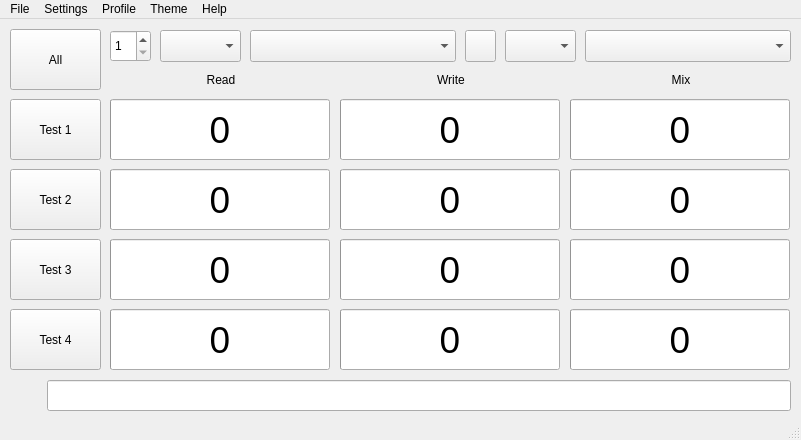
<?xml version="1.0" encoding="UTF-8"?>
<ui version="4.0">
 <class>MainWindow</class>
 <widget class="QMainWindow" name="MainWindow">
  <property name="geometry">
   <rect>
    <x>0</x>
    <y>0</y>
    <width>801</width>
    <height>440</height>
   </rect>
  </property>
  <property name="windowTitle">
   <string notr="true">KDiskMark</string>
  </property>
  <property name="locale">
   <locale language="English" country="UnitedStates"/>
  </property>
  <widget class="QWidget" name="centralwidget">
   <widget class="QPushButton" name="pushButton_All">
    <property name="geometry">
     <rect>
      <x>10</x>
      <y>10</y>
      <width>91</width>
      <height>61</height>
     </rect>
    </property>
    <property name="text">
     <string>All</string>
    </property>
   </widget>
   <widget class="QWidget" name="commentLayoutWidget">
    <property name="geometry">
     <rect>
      <x>10</x>
      <y>360</y>
      <width>781</width>
      <height>33</height>
     </rect>
    </property>
    <layout class="QHBoxLayout" name="commentLayout">
     <item>
      <widget class="QLabel" name="extraIcon">
       <property name="sizePolicy">
        <sizepolicy hsizetype="Preferred" vsizetype="Preferred">
         <horstretch>0</horstretch>
         <verstretch>0</verstretch>
        </sizepolicy>
       </property>
       <property name="minimumSize">
        <size>
         <width>31</width>
         <height>16</height>
        </size>
       </property>
       <property name="maximumSize">
        <size>
         <width>31</width>
         <height>16</height>
        </size>
       </property>
       <property name="text">
        <string/>
       </property>
       <property name="alignment">
        <set>Qt::AlignmentFlag::AlignCenter</set>
       </property>
      </widget>
     </item>
     <item>
      <widget class="QLineEdit" name="deviceModel">
       <property name="minimumSize">
        <size>
         <width>0</width>
         <height>31</height>
        </size>
       </property>
       <property name="font">
        <font>
         <pointsize>9</pointsize>
        </font>
       </property>
       <property name="text">
        <string notr="true"/>
       </property>
      </widget>
     </item>
    </layout>
   </widget>
   <widget class="QWidget" name="targetLayoutWidget">
    <property name="geometry">
     <rect>
      <x>110</x>
      <y>10</y>
      <width>681</width>
      <height>34</height>
     </rect>
    </property>
    <layout class="QHBoxLayout" name="targetLayout">
     <property name="spacing">
      <number>9</number>
     </property>
     <item>
      <widget class="QSpinBox" name="loopsCount">
       <property name="enabled">
        <bool>true</bool>
       </property>
       <property name="minimumSize">
        <size>
         <width>0</width>
         <height>32</height>
        </size>
       </property>
       <property name="maximumSize">
        <size>
         <width>41</width>
         <height>16777215</height>
        </size>
       </property>
       <property name="readOnly">
        <bool>false</bool>
       </property>
       <property name="accelerated">
        <bool>false</bool>
       </property>
       <property name="minimum">
        <number>1</number>
       </property>
       <property name="maximum">
        <number>9</number>
       </property>
      </widget>
     </item>
     <item>
      <widget class="QComboBox" name="comboBox_fileSize">
       <property name="enabled">
        <bool>true</bool>
       </property>
       <property name="minimumSize">
        <size>
         <width>0</width>
         <height>32</height>
        </size>
       </property>
       <property name="maximumSize">
        <size>
         <width>81</width>
         <height>16777215</height>
        </size>
       </property>
      </widget>
     </item>
     <item>
      <widget class="QComboBox" name="comboBox_Storages">
       <property name="enabled">
        <bool>true</bool>
       </property>
       <property name="minimumSize">
        <size>
         <width>0</width>
         <height>32</height>
        </size>
       </property>
       <property name="editable">
        <bool>false</bool>
       </property>
       <property name="currentText">
        <string notr="true"/>
       </property>
      </widget>
     </item>
     <item>
      <widget class="QPushButton" name="refreshStoragesButton">
       <property name="minimumSize">
        <size>
         <width>0</width>
         <height>32</height>
        </size>
       </property>
       <property name="maximumSize">
        <size>
         <width>31</width>
         <height>16777215</height>
        </size>
       </property>
       <property name="text">
        <string/>
       </property>
       <property name="icon">
        <iconset theme="view-refresh"/>
       </property>
      </widget>
     </item>
     <item>
      <widget class="QComboBox" name="comboBox_ComparisonUnit">
       <property name="enabled">
        <bool>true</bool>
       </property>
       <property name="minimumSize">
        <size>
         <width>0</width>
         <height>32</height>
        </size>
       </property>
       <property name="maximumSize">
        <size>
         <width>71</width>
         <height>16777215</height>
        </size>
       </property>
       <property name="currentText">
        <string/>
       </property>
       <property name="currentIndex">
        <number>-1</number>
       </property>
       <item>
        <property name="text">
         <string>MB/s</string>
        </property>
       </item>
       <item>
        <property name="text">
         <string>GB/s</string>
        </property>
       </item>
       <item>
        <property name="text">
         <string>IOPS</string>
        </property>
       </item>
       <item>
        <property name="text">
         <string>μs</string>
        </property>
       </item>
      </widget>
     </item>
     <item>
      <widget class="QComboBox" name="comboBox_MixRatio">
       <property name="minimumSize">
        <size>
         <width>0</width>
         <height>32</height>
        </size>
       </property>
      </widget>
     </item>
    </layout>
   </widget>
   <widget class="QStackedWidget" name="stackedWidget">
    <property name="geometry">
     <rect>
      <x>10</x>
      <y>10</y>
      <width>781</width>
      <height>341</height>
     </rect>
    </property>
    <property name="currentIndex">
     <number>0</number>
    </property>
    <widget class="QWidget" name="page">
     <widget class="QPushButton" name="pushButton_Test_1">
      <property name="geometry">
       <rect>
        <x>0</x>
        <y>70</y>
        <width>91</width>
        <height>61</height>
       </rect>
      </property>
      <property name="text">
       <string notr="true">Test 1</string>
      </property>
     </widget>
     <widget class="QPushButton" name="pushButton_Test_3">
      <property name="geometry">
       <rect>
        <x>0</x>
        <y>210</y>
        <width>91</width>
        <height>61</height>
       </rect>
      </property>
      <property name="text">
       <string notr="true">Test 3</string>
      </property>
     </widget>
     <widget class="QPushButton" name="pushButton_Test_4">
      <property name="geometry">
       <rect>
        <x>0</x>
        <y>280</y>
        <width>91</width>
        <height>61</height>
       </rect>
      </property>
      <property name="text">
       <string notr="true">Test 4</string>
      </property>
     </widget>
     <widget class="QPushButton" name="pushButton_Test_2">
      <property name="geometry">
       <rect>
        <x>0</x>
        <y>140</y>
        <width>91</width>
        <height>61</height>
       </rect>
      </property>
      <property name="text">
       <string notr="true">Test 2</string>
      </property>
     </widget>
     <widget class="QWidget" name="readWidget" native="true">
      <property name="geometry">
       <rect>
        <x>100</x>
        <y>38</y>
        <width>222</width>
        <height>303</height>
       </rect>
      </property>
      <layout class="QVBoxLayout" name="readLayout">
       <property name="spacing">
        <number>9</number>
       </property>
       <property name="leftMargin">
        <number>0</number>
       </property>
       <property name="topMargin">
        <number>2</number>
       </property>
       <property name="rightMargin">
        <number>0</number>
       </property>
       <property name="bottomMargin">
        <number>0</number>
       </property>
       <item>
        <widget class="QLabel" name="label_Read">
         <property name="minimumSize">
          <size>
           <width>0</width>
           <height>20</height>
          </size>
         </property>
         <property name="text">
          <string>Read</string>
         </property>
         <property name="alignment">
          <set>Qt::AlignmentFlag::AlignCenter</set>
         </property>
        </widget>
       </item>
       <item>
        <widget class="QProgressBar" name="readBar_1">
         <property name="minimumSize">
          <size>
           <width>220</width>
           <height>61</height>
          </size>
         </property>
         <property name="maximumSize">
          <size>
           <width>220</width>
           <height>16777215</height>
          </size>
         </property>
         <property name="font">
          <font>
           <pointsize>28</pointsize>
          </font>
         </property>
         <property name="styleSheet">
          <string notr="true"/>
         </property>
         <property name="maximum">
          <number>100</number>
         </property>
         <property name="value">
          <number>0</number>
         </property>
         <property name="format">
          <string notr="true">%v</string>
         </property>
        </widget>
       </item>
       <item>
        <widget class="QProgressBar" name="readBar_2">
         <property name="minimumSize">
          <size>
           <width>220</width>
           <height>61</height>
          </size>
         </property>
         <property name="maximumSize">
          <size>
           <width>220</width>
           <height>16777215</height>
          </size>
         </property>
         <property name="font">
          <font>
           <pointsize>28</pointsize>
          </font>
         </property>
         <property name="styleSheet">
          <string notr="true"/>
         </property>
         <property name="maximum">
          <number>100</number>
         </property>
         <property name="value">
          <number>0</number>
         </property>
         <property name="format">
          <string notr="true">%v</string>
         </property>
        </widget>
       </item>
       <item>
        <widget class="QProgressBar" name="readBar_3">
         <property name="minimumSize">
          <size>
           <width>220</width>
           <height>61</height>
          </size>
         </property>
         <property name="maximumSize">
          <size>
           <width>220</width>
           <height>16777215</height>
          </size>
         </property>
         <property name="font">
          <font>
           <pointsize>28</pointsize>
          </font>
         </property>
         <property name="maximum">
          <number>100</number>
         </property>
         <property name="value">
          <number>0</number>
         </property>
         <property name="format">
          <string notr="true">%v</string>
         </property>
        </widget>
       </item>
       <item>
        <widget class="QProgressBar" name="readBar_4">
         <property name="minimumSize">
          <size>
           <width>220</width>
           <height>61</height>
          </size>
         </property>
         <property name="maximumSize">
          <size>
           <width>220</width>
           <height>16777215</height>
          </size>
         </property>
         <property name="font">
          <font>
           <pointsize>28</pointsize>
          </font>
         </property>
         <property name="maximum">
          <number>100</number>
         </property>
         <property name="value">
          <number>0</number>
         </property>
         <property name="format">
          <string notr="true">%v</string>
         </property>
        </widget>
       </item>
      </layout>
     </widget>
     <widget class="QWidget" name="writeWidget" native="true">
      <property name="geometry">
       <rect>
        <x>330</x>
        <y>38</y>
        <width>222</width>
        <height>303</height>
       </rect>
      </property>
      <layout class="QVBoxLayout" name="writeLayout">
       <property name="spacing">
        <number>9</number>
       </property>
       <property name="leftMargin">
        <number>0</number>
       </property>
       <property name="topMargin">
        <number>2</number>
       </property>
       <property name="rightMargin">
        <number>0</number>
       </property>
       <property name="bottomMargin">
        <number>0</number>
       </property>
       <item>
        <widget class="QLabel" name="label_Write">
         <property name="minimumSize">
          <size>
           <width>0</width>
           <height>20</height>
          </size>
         </property>
         <property name="text">
          <string>Write</string>
         </property>
         <property name="alignment">
          <set>Qt::AlignmentFlag::AlignCenter</set>
         </property>
        </widget>
       </item>
       <item>
        <widget class="QProgressBar" name="writeBar_1">
         <property name="minimumSize">
          <size>
           <width>220</width>
           <height>61</height>
          </size>
         </property>
         <property name="maximumSize">
          <size>
           <width>220</width>
           <height>16777215</height>
          </size>
         </property>
         <property name="font">
          <font>
           <pointsize>28</pointsize>
          </font>
         </property>
         <property name="maximum">
          <number>100</number>
         </property>
         <property name="value">
          <number>0</number>
         </property>
         <property name="format">
          <string notr="true">%v</string>
         </property>
        </widget>
       </item>
       <item>
        <widget class="QProgressBar" name="writeBar_2">
         <property name="minimumSize">
          <size>
           <width>220</width>
           <height>61</height>
          </size>
         </property>
         <property name="maximumSize">
          <size>
           <width>220</width>
           <height>16777215</height>
          </size>
         </property>
         <property name="font">
          <font>
           <pointsize>28</pointsize>
          </font>
         </property>
         <property name="styleSheet">
          <string notr="true"/>
         </property>
         <property name="maximum">
          <number>100</number>
         </property>
         <property name="value">
          <number>0</number>
         </property>
         <property name="format">
          <string notr="true">%v</string>
         </property>
        </widget>
       </item>
       <item>
        <widget class="QProgressBar" name="writeBar_3">
         <property name="minimumSize">
          <size>
           <width>220</width>
           <height>61</height>
          </size>
         </property>
         <property name="maximumSize">
          <size>
           <width>220</width>
           <height>16777215</height>
          </size>
         </property>
         <property name="font">
          <font>
           <pointsize>28</pointsize>
          </font>
         </property>
         <property name="maximum">
          <number>100</number>
         </property>
         <property name="value">
          <number>0</number>
         </property>
         <property name="format">
          <string notr="true">%v</string>
         </property>
        </widget>
       </item>
       <item>
        <widget class="QProgressBar" name="writeBar_4">
         <property name="minimumSize">
          <size>
           <width>220</width>
           <height>61</height>
          </size>
         </property>
         <property name="maximumSize">
          <size>
           <width>220</width>
           <height>16777215</height>
          </size>
         </property>
         <property name="font">
          <font>
           <pointsize>28</pointsize>
          </font>
         </property>
         <property name="maximum">
          <number>100</number>
         </property>
         <property name="value">
          <number>0</number>
         </property>
         <property name="format">
          <string notr="true">%v</string>
         </property>
        </widget>
       </item>
      </layout>
     </widget>
     <widget class="QWidget" name="mixWidget" native="true">
      <property name="geometry">
       <rect>
        <x>560</x>
        <y>38</y>
        <width>222</width>
        <height>303</height>
       </rect>
      </property>
      <layout class="QVBoxLayout" name="mixLayout">
       <property name="spacing">
        <number>9</number>
       </property>
       <property name="leftMargin">
        <number>0</number>
       </property>
       <property name="topMargin">
        <number>2</number>
       </property>
       <property name="rightMargin">
        <number>0</number>
       </property>
       <property name="bottomMargin">
        <number>0</number>
       </property>
       <item>
        <widget class="QLabel" name="label_Mix">
         <property name="minimumSize">
          <size>
           <width>0</width>
           <height>20</height>
          </size>
         </property>
         <property name="text">
          <string>Mix</string>
         </property>
         <property name="alignment">
          <set>Qt::AlignmentFlag::AlignCenter</set>
         </property>
        </widget>
       </item>
       <item>
        <widget class="QProgressBar" name="mixBar_1">
         <property name="minimumSize">
          <size>
           <width>220</width>
           <height>61</height>
          </size>
         </property>
         <property name="maximumSize">
          <size>
           <width>220</width>
           <height>16777215</height>
          </size>
         </property>
         <property name="font">
          <font>
           <pointsize>28</pointsize>
          </font>
         </property>
         <property name="maximum">
          <number>100</number>
         </property>
         <property name="value">
          <number>0</number>
         </property>
         <property name="format">
          <string notr="true">%v</string>
         </property>
        </widget>
       </item>
       <item>
        <widget class="QProgressBar" name="mixBar_2">
         <property name="minimumSize">
          <size>
           <width>220</width>
           <height>61</height>
          </size>
         </property>
         <property name="maximumSize">
          <size>
           <width>220</width>
           <height>16777215</height>
          </size>
         </property>
         <property name="font">
          <font>
           <pointsize>28</pointsize>
          </font>
         </property>
         <property name="maximum">
          <number>100</number>
         </property>
         <property name="value">
          <number>0</number>
         </property>
         <property name="format">
          <string notr="true">%v</string>
         </property>
        </widget>
       </item>
       <item>
        <widget class="QProgressBar" name="mixBar_3">
         <property name="minimumSize">
          <size>
           <width>220</width>
           <height>61</height>
          </size>
         </property>
         <property name="maximumSize">
          <size>
           <width>220</width>
           <height>16777215</height>
          </size>
         </property>
         <property name="font">
          <font>
           <pointsize>28</pointsize>
          </font>
         </property>
         <property name="maximum">
          <number>100</number>
         </property>
         <property name="value">
          <number>0</number>
         </property>
         <property name="format">
          <string notr="true">%v</string>
         </property>
        </widget>
       </item>
       <item>
        <widget class="QProgressBar" name="mixBar_4">
         <property name="minimumSize">
          <size>
           <width>220</width>
           <height>61</height>
          </size>
         </property>
         <property name="maximumSize">
          <size>
           <width>220</width>
           <height>16777215</height>
          </size>
         </property>
         <property name="font">
          <font>
           <pointsize>28</pointsize>
          </font>
         </property>
         <property name="maximum">
          <number>100</number>
         </property>
         <property name="value">
          <number>0</number>
         </property>
         <property name="format">
          <string notr="true">%v</string>
         </property>
        </widget>
       </item>
      </layout>
     </widget>
    </widget>
    <widget class="QWidget" name="page_2">
     <widget class="QLabel" name="label_Demo">
      <property name="geometry">
       <rect>
        <x>0</x>
        <y>40</y>
        <width>551</width>
        <height>21</height>
       </rect>
      </property>
      <property name="minimumSize">
       <size>
        <width>0</width>
        <height>20</height>
       </size>
      </property>
      <property name="text">
       <string notr="true">Test 1</string>
      </property>
      <property name="alignment">
       <set>Qt::AlignmentFlag::AlignCenter</set>
      </property>
     </widget>
     <widget class="QProgressBar" name="readBar_Demo">
      <property name="geometry">
       <rect>
        <x>0</x>
        <y>70</y>
        <width>271</width>
        <height>271</height>
       </rect>
      </property>
      <property name="minimumSize">
       <size>
        <width>271</width>
        <height>61</height>
       </size>
      </property>
      <property name="maximumSize">
       <size>
        <width>16777215</width>
        <height>16777215</height>
       </size>
      </property>
      <property name="font">
       <font>
        <pointsize>28</pointsize>
       </font>
      </property>
      <property name="maximum">
       <number>100</number>
      </property>
      <property name="value">
       <number>0</number>
      </property>
      <property name="format">
       <string notr="true">%v</string>
      </property>
      <property name="Demo" stdset="0">
       <bool>true</bool>
      </property>
     </widget>
     <widget class="QProgressBar" name="writeBar_Demo">
      <property name="geometry">
       <rect>
        <x>279</x>
        <y>70</y>
        <width>271</width>
        <height>271</height>
       </rect>
      </property>
      <property name="minimumSize">
       <size>
        <width>271</width>
        <height>61</height>
       </size>
      </property>
      <property name="maximumSize">
       <size>
        <width>16777215</width>
        <height>16777215</height>
       </size>
      </property>
      <property name="font">
       <font>
        <pointsize>28</pointsize>
       </font>
      </property>
      <property name="maximum">
       <number>100</number>
      </property>
      <property name="value">
       <number>0</number>
      </property>
      <property name="format">
       <string notr="true">%v</string>
      </property>
      <property name="Demo" stdset="0">
       <bool>true</bool>
      </property>
     </widget>
     <widget class="QLabel" name="label_Read_2">
      <property name="geometry">
       <rect>
        <x>10</x>
        <y>80</y>
        <width>251</width>
        <height>21</height>
       </rect>
      </property>
      <property name="minimumSize">
       <size>
        <width>0</width>
        <height>20</height>
       </size>
      </property>
      <property name="text">
       <string>Read</string>
      </property>
     </widget>
     <widget class="QLabel" name="label_Write_2">
      <property name="geometry">
       <rect>
        <x>290</x>
        <y>80</y>
        <width>251</width>
        <height>21</height>
       </rect>
      </property>
      <property name="minimumSize">
       <size>
        <width>0</width>
        <height>20</height>
       </size>
      </property>
      <property name="text">
       <string>Write</string>
      </property>
     </widget>
     <widget class="QLabel" name="label_Unit_Write_Demo">
      <property name="geometry">
       <rect>
        <x>290</x>
        <y>310</y>
        <width>251</width>
        <height>21</height>
       </rect>
      </property>
      <property name="minimumSize">
       <size>
        <width>0</width>
        <height>20</height>
       </size>
      </property>
      <property name="text">
       <string notr="true">Write Unit</string>
      </property>
      <property name="alignment">
       <set>Qt::AlignmentFlag::AlignRight|Qt::AlignmentFlag::AlignTrailing|Qt::AlignmentFlag::AlignVCenter</set>
      </property>
     </widget>
     <widget class="QLabel" name="label_Unit_Read_Demo">
      <property name="geometry">
       <rect>
        <x>10</x>
        <y>310</y>
        <width>251</width>
        <height>21</height>
       </rect>
      </property>
      <property name="minimumSize">
       <size>
        <width>0</width>
        <height>20</height>
       </size>
      </property>
      <property name="text">
       <string notr="true">Read Unit</string>
      </property>
      <property name="alignment">
       <set>Qt::AlignmentFlag::AlignRight|Qt::AlignmentFlag::AlignTrailing|Qt::AlignmentFlag::AlignVCenter</set>
      </property>
     </widget>
    </widget>
   </widget>
   <zorder>stackedWidget</zorder>
   <zorder>pushButton_All</zorder>
   <zorder>commentLayoutWidget</zorder>
   <zorder>targetLayoutWidget</zorder>
  </widget>
  <widget class="QMenuBar" name="menubar">
   <property name="geometry">
    <rect>
     <x>0</x>
     <y>0</y>
     <width>801</width>
     <height>23</height>
    </rect>
   </property>
   <widget class="QMenu" name="menuFile">
    <property name="title">
     <string>File</string>
    </property>
    <addaction name="actionCopy"/>
    <addaction name="actionSave"/>
    <addaction name="actionExit"/>
   </widget>
   <widget class="QMenu" name="menuSettings">
    <property name="title">
     <string>Settings</string>
    </property>
    <widget class="QMenu" name="menuTest_Data">
     <property name="title">
      <string>Test Data</string>
     </property>
     <addaction name="actionTestData_Random"/>
     <addaction name="actionTestData_Zeros"/>
     <addaction name="separator"/>
     <addaction name="actionTestData_Continuous"/>
    </widget>
    <addaction name="menuTest_Data"/>
    <addaction name="separator"/>
    <addaction name="actionPreset_Standard"/>
    <addaction name="actionPreset_NVMe_SSD"/>
    <addaction name="separator"/>
    <addaction name="actionQueues_Threads"/>
    <addaction name="separator"/>
    <widget class="QMenu" name="menuIOEngines">
     <property name="title">
      <string>I/O Engine</string>
     </property>
    </widget>
    <addaction name="menuIOEngines"/>
    <addaction name="actionUse_O_DIRECT"/>
    <addaction name="actionFlush_Pagecache"/>
    <addaction name="actionCoW_detection"/>
   </widget>
   <widget class="QMenu" name="menuProfile">
    <property name="title">
     <string>Profile</string>
    </property>
    <addaction name="actionDefault"/>
    <addaction name="actionPeak_Performance"/>
    <addaction name="actionReal_World_Performance"/>
    <addaction name="actionDemo"/>
    <addaction name="actionDefault_Mix"/>
    <addaction name="actionPeak_Performance_Mix"/>
    <addaction name="actionReal_World_Performance_Mix"/>
    <addaction name="separator"/>
    <addaction name="actionRead_Write_Mix"/>
    <addaction name="actionRead_Mix"/>
    <addaction name="actionWrite_Mix"/>
   </widget>
   <widget class="QMenu" name="menuHelp">
    <property name="title">
     <string>Help</string>
    </property>
    <widget class="QMenu" name="menuLanguage">
     <property name="title">
      <string>Language</string>
     </property>
    </widget>
    <addaction name="actionAbout"/>
    <addaction name="menuLanguage"/>
   </widget>
   <widget class="QMenu" name="menuTheme">
    <property name="title">
     <string>Theme</string>
    </property>
    <addaction name="actionTheme_Use_Fusion"/>
    <addaction name="actionTheme_Stylesheet_Light"/>
    <addaction name="actionTheme_Stylesheet_Dark"/>
    <addaction name="actionTheme_Do_not_apply"/>
   </widget>
   <addaction name="menuFile"/>
   <addaction name="menuSettings"/>
   <addaction name="menuProfile"/>
   <addaction name="menuTheme"/>
   <addaction name="menuHelp"/>
  </widget>
  <widget class="QStatusBar" name="statusbar"/>
  <action name="actionAbout">
   <property name="text">
    <string>About KDiskMark</string>
   </property>
  </action>
  <action name="actionQueues_Threads">
   <property name="text">
    <string>Queues &amp;&amp; Threads</string>
   </property>
  </action>
  <action name="actionCopy">
   <property name="text">
    <string>Copy</string>
   </property>
  </action>
  <action name="actionSave">
   <property name="text">
    <string>Save</string>
   </property>
  </action>
  <action name="actionExit">
   <property name="text">
    <string>Exit</string>
   </property>
  </action>
  <action name="actionDefault">
   <property name="checkable">
    <bool>true</bool>
   </property>
   <property name="checked">
    <bool>true</bool>
   </property>
   <property name="text">
    <string>Default</string>
   </property>
  </action>
  <action name="actionPeak_Performance">
   <property name="checkable">
    <bool>true</bool>
   </property>
   <property name="text">
    <string>Peak Performance</string>
   </property>
  </action>
  <action name="actionReal_World_Performance">
   <property name="checkable">
    <bool>true</bool>
   </property>
   <property name="text">
    <string>Real World Performance</string>
   </property>
  </action>
  <action name="actionDefault_Mix">
   <property name="checkable">
    <bool>true</bool>
   </property>
   <property name="text">
    <string>Default [+Mix]</string>
   </property>
  </action>
  <action name="actionPeak_Performance_Mix">
   <property name="checkable">
    <bool>true</bool>
   </property>
   <property name="text">
    <string>Peak Performance [+Mix]</string>
   </property>
  </action>
  <action name="actionReal_World_Performance_Mix">
   <property name="checkable">
    <bool>true</bool>
   </property>
   <property name="text">
    <string>Real World Performance [+Mix]</string>
   </property>
  </action>
  <action name="actionFlush_Pagecache">
   <property name="checkable">
    <bool>true</bool>
   </property>
   <property name="checked">
    <bool>true</bool>
   </property>
   <property name="text">
    <string>Flush Pagecache</string>
   </property>
  </action>
  <action name="actionDemo">
   <property name="checkable">
    <bool>true</bool>
   </property>
   <property name="text">
    <string>Demo</string>
   </property>
  </action>
  <action name="actionRead_Write_Mix">
   <property name="checkable">
    <bool>true</bool>
   </property>
   <property name="checked">
    <bool>true</bool>
   </property>
   <property name="text">
    <string>Read and Write [+Mix]</string>
   </property>
  </action>
  <action name="actionRead_Mix">
   <property name="checkable">
    <bool>true</bool>
   </property>
   <property name="text">
    <string>Read [+Mix]</string>
   </property>
  </action>
  <action name="actionWrite_Mix">
   <property name="checkable">
    <bool>true</bool>
   </property>
   <property name="text">
    <string>Write [+Mix]</string>
   </property>
  </action>
  <action name="actionTestData_Random">
   <property name="checkable">
    <bool>true</bool>
   </property>
   <property name="checked">
    <bool>true</bool>
   </property>
   <property name="text">
    <string>Random</string>
   </property>
  </action>
  <action name="actionTestData_Zeros">
   <property name="checkable">
    <bool>true</bool>
   </property>
   <property name="text">
    <string>Fill with zeros</string>
   </property>
  </action>
  <action name="actionPreset_Standard">
   <property name="checkable">
    <bool>true</bool>
   </property>
   <property name="checked">
    <bool>true</bool>
   </property>
   <property name="text">
    <string>Standard Preset</string>
   </property>
  </action>
  <action name="actionPreset_NVMe_SSD">
   <property name="checkable">
    <bool>true</bool>
   </property>
   <property name="text">
    <string>NVMe SSD</string>
   </property>
  </action>
  <action name="actionTheme_Use_Fusion">
   <property name="checkable">
    <bool>true</bool>
   </property>
   <property name="checked">
    <bool>true</bool>
   </property>
   <property name="text">
    <string>Use Fusion</string>
   </property>
  </action>
  <action name="actionTheme_Stylesheet_Light">
   <property name="checkable">
    <bool>true</bool>
   </property>
   <property name="text">
    <string>Stylesheet Light</string>
   </property>
  </action>
  <action name="actionTheme_Stylesheet_Dark">
   <property name="checkable">
    <bool>true</bool>
   </property>
   <property name="text">
    <string>Stylesheet Dark</string>
   </property>
  </action>
  <action name="actionTheme_Do_not_apply">
   <property name="checkable">
    <bool>true</bool>
   </property>
   <property name="text">
    <string>Do not apply</string>
   </property>
  </action>
  <action name="actionUse_O_DIRECT">
   <property name="checkable">
    <bool>true</bool>
   </property>
   <property name="checked">
    <bool>true</bool>
   </property>
   <property name="text">
    <string>Use O_DIRECT</string>
   </property>
  </action>
  <action name="actionCoW_detection">
   <property name="checkable">
    <bool>true</bool>
   </property>
   <property name="checked">
    <bool>true</bool>
   </property>
   <property name="text">
    <string>CoW detection</string>
   </property>
  </action>
  <action name="actionTestData_Continuous">
   <property name="checkable">
    <bool>true</bool>
   </property>
   <property name="text">
    <string>Continuous generation</string>
   </property>
  </action>
 </widget>
 <tabstops>
  <tabstop>pushButton_All</tabstop>
  <tabstop>pushButton_Test_1</tabstop>
  <tabstop>pushButton_Test_2</tabstop>
  <tabstop>pushButton_Test_3</tabstop>
  <tabstop>pushButton_Test_4</tabstop>
  <tabstop>loopsCount</tabstop>
  <tabstop>comboBox_fileSize</tabstop>
  <tabstop>comboBox_Storages</tabstop>
  <tabstop>refreshStoragesButton</tabstop>
  <tabstop>comboBox_ComparisonUnit</tabstop>
  <tabstop>comboBox_MixRatio</tabstop>
  <tabstop>deviceModel</tabstop>
 </tabstops>
 <resources/>
 <connections>
  <connection>
   <sender>actionExit</sender>
   <signal>triggered()</signal>
   <receiver>MainWindow</receiver>
   <slot>close()</slot>
   <hints>
    <hint type="sourcelabel">
     <x>-1</x>
     <y>-1</y>
    </hint>
    <hint type="destinationlabel">
     <x>287</x>
     <y>219</y>
    </hint>
   </hints>
  </connection>
 </connections>
</ui>
